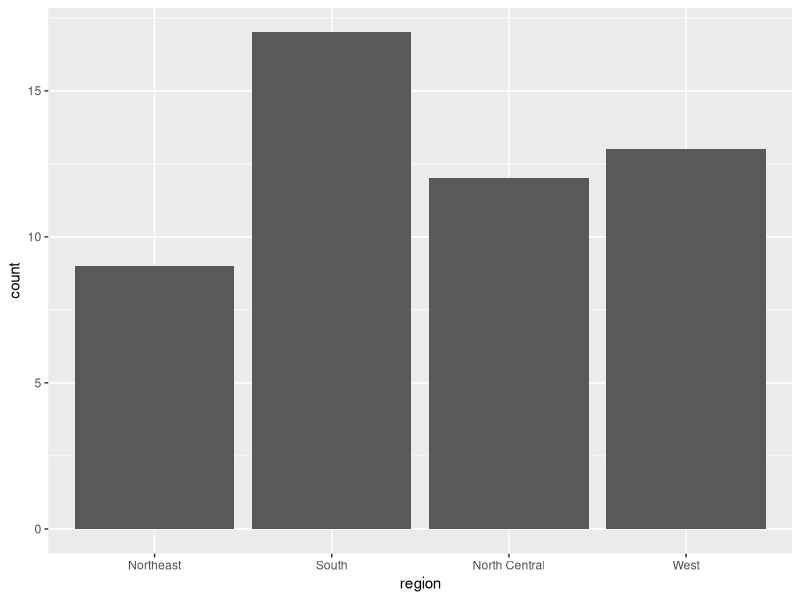
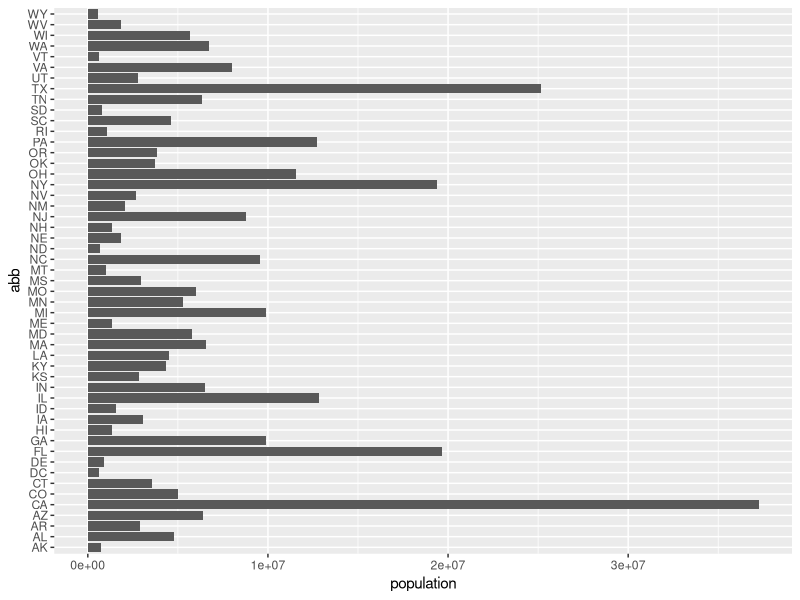
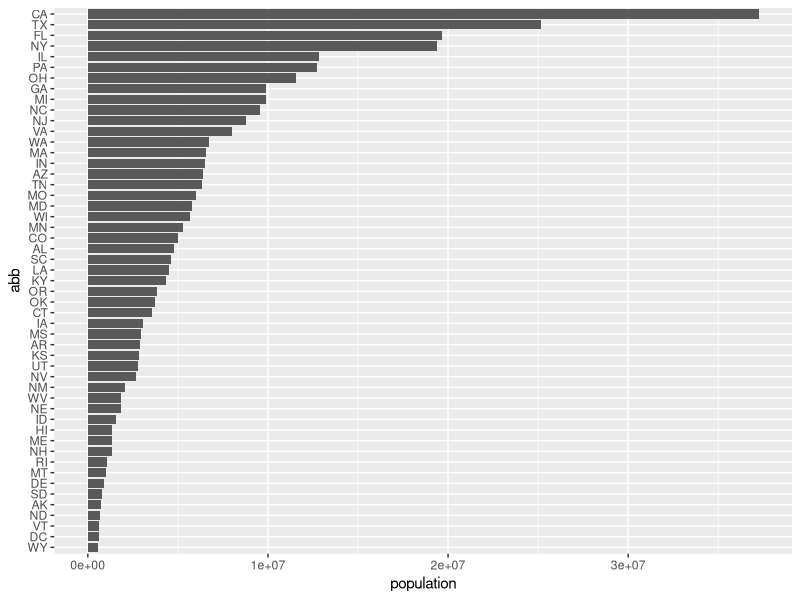
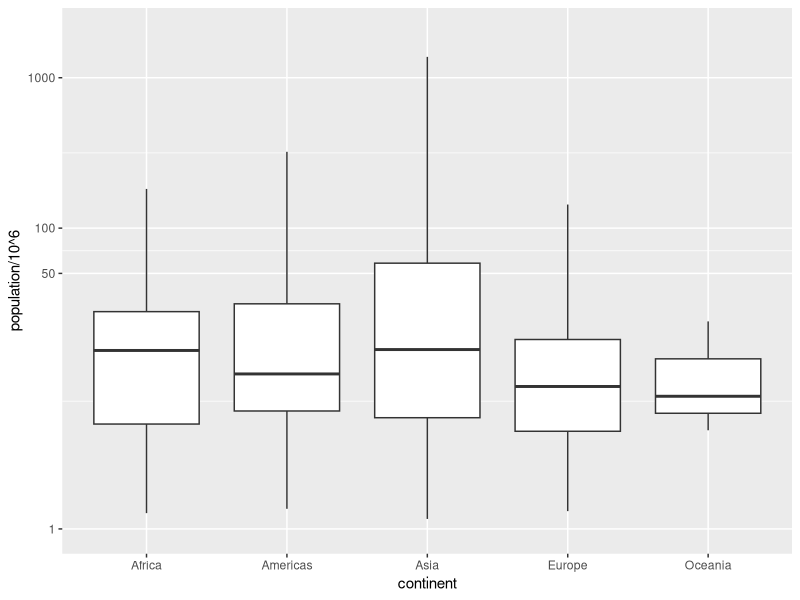

These charts were generated, in order, by the following R code:
library(dslabs)
library(tidyverse)


## This one tells you have many observations in each region
murders %>% 
  ggplot(aes(region)) +
  geom_bar()

## This one tells you the population in each state
murders %>% 
 ggplot(aes(abb, population)) +
  geom_bar(stat = "identity") +
  coord_flip()

## This one is as above but ordering the states by size
murders %>% 
  mutate(abb = reorder(abb, population)) %>%
  ggplot(aes(abb, population)) +
  geom_bar(stat = "identity") +
  coord_flip()


## 
gapminder %>% filter(year == 2015) %>%
  ggplot(aes(continent, population/10^6)) +
  geom_boxplot() +
  scale_y_continuous(trans = "log10", limits = c(1,2000), breaks = c(1,50,100,1000,10000))
